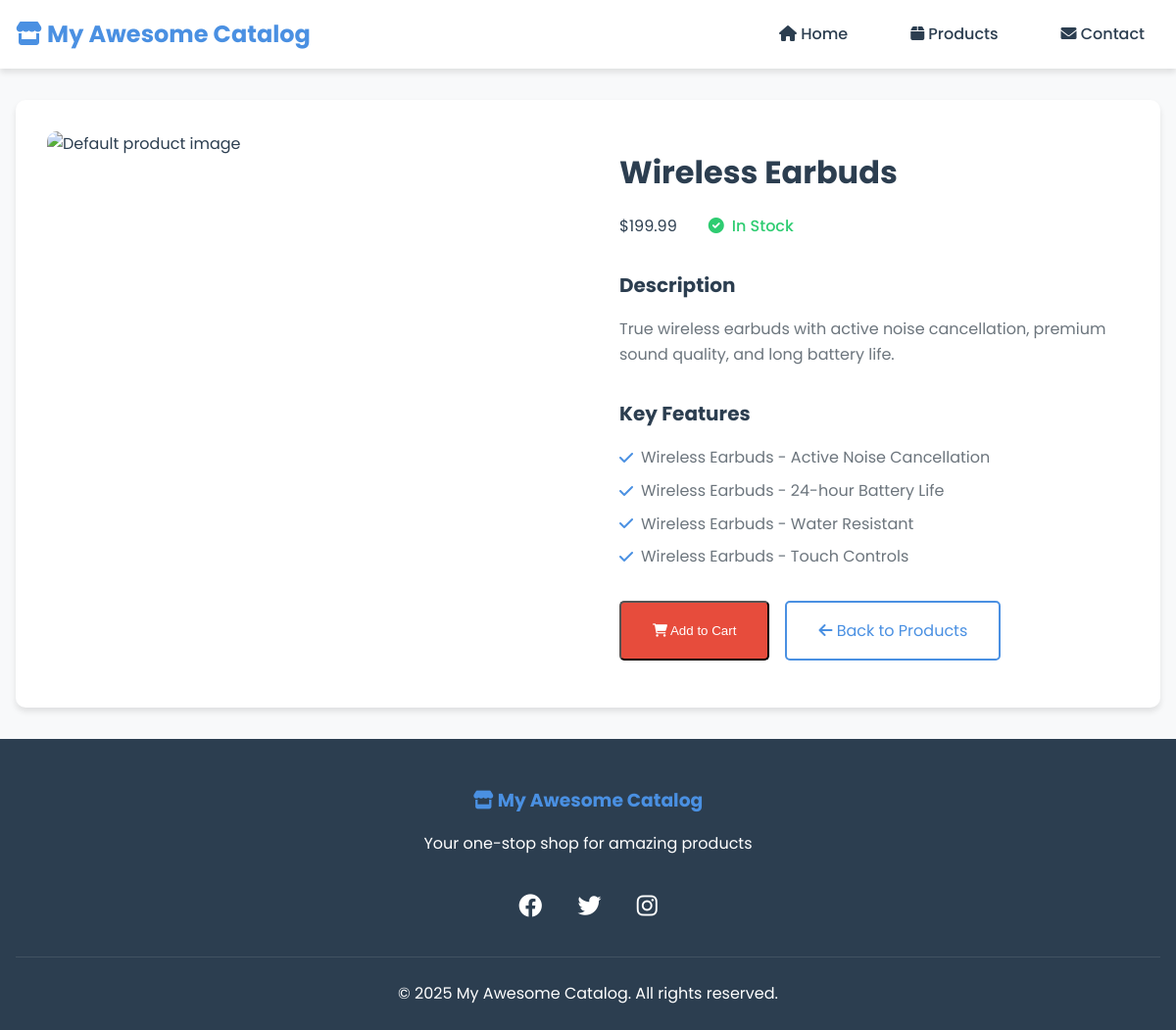
Screenshot of /product/2/ with the database file from the repository.
### catalog/models.py (models this page shows, shortened)
class Product(models.Model):
    name = models.CharField(max_length=200)
    description = models.TextField()
    price = models.DecimalField(max_digits=10, decimal_places=2, validators=[MinValueValidator(0)])
    image = models.ImageField(upload_to='products/', null=True, blank=True)
    in_stock = models.BooleanField(default=True)
    created_at = models.DateTimeField(auto_now_add=True)
    updated_at = models.DateTimeField(auto_now=True)
    category = models.CharField(max_length=100, choices=[
        ('electronics', 'Electronics'),
        ('clothing', 'Clothing'),
        ('books', 'Books'),
        ('home', 'Home & Living'),
        ('sports', 'Sports & Outdoors'),
    ])
    class Meta:
        ordering = ['-created_at']

class ProductFeature(models.Model):
    product = models.ForeignKey(Product, related_name='features', on_delete=models.CASCADE)
    feature = models.CharField(max_length=200)
    def __str__(self):
        return f"{self.product.name} - {self.feature}"

### catalog/views.py (the view)
# urls.py: path('product/<int:product_id>/', views.product_detail, name='product_detail'),
def product_detail(request, product_id):
    product = get_object_or_404(Product, id=product_id)
    related_products = Product.objects.filter(category=product.category).exclude(id=product_id)[:3]
    context = {
        'product': product,
        'related_products': related_products
    }
    return render(request, 'catalog/product_detail.html', context)

### catalog/templates/catalog/product_detail.html (shortened to what this page needs)
{% load static %}
<!DOCTYPE html>
<html lang="en">
<head>
    <link rel="stylesheet" href="https://cdnjs.cloudflare.com/ajax/libs/font-awesome/6.0.0/css/all.min.css">
    <link rel="stylesheet" type="text/css" href="{% static 'catalog/css/style.css' %}">
</head>
<body>
    <header class="header">
        <div class="header-content">
            <h1><i class="fas fa-store"></i> My Awesome Catalog</h1>
            <nav class="main-nav">
                <ul>
                    <li><a href="/"><i class="fas fa-home"></i> Home</a></li>
                    <li><a href="/product/"><i class="fas fa-box"></i> Products</a></li>
                    <li><a href="/contact/"><i class="fas fa-envelope"></i> Contact</a></li>
                </ul>
            </nav>
        </div>
    </header>
    <main class="container">
        <div class="product-detail">
            <div class="product-detail-image">
                {% if product.image %}
                <img src="{{ product.image.url }}" alt="{{ product.name }}">
                {% else %}
                <img src="{% static 'catalog/images/default-product.jpg' %}" alt="Default product image">
                {% endif %}
            </div>
            <div class="product-detail-info">
                <h2>{{ product.name }}</h2>
                <div class="product-meta">
                    <span class="price">${{ product.price }}</span>
                    <span class="stock {% if product.in_stock %}in-stock{% else %}out-of-stock{% endif %}">
                        <i class="fas {% if product.in_stock %}fa-check-circle{% else %}fa-times-circle{% endif %}"></i>
                        {% if product.in_stock %}In Stock{% else %}Out of Stock{% endif %}
                    </span>
                </div>
                <div class="product-description">
                    <h3>Description</h3>
                    <p>{{ product.description }}</p>
                </div>
                <div class="product-features">
                    <h3>Key Features</h3>
                    <ul>
                        {% for feature in product.features.all %}
                        <li><i class="fas fa-check"></i> {{ feature }}</li>
                        {% endfor %}
                    </ul>
                </div>
                <div class="product-actions">
                    {% if product.in_stock %}
                    <button class="cta-button"><i class="fas fa-shopping-cart"></i> Add to Cart</button>
                    {% endif %}
                    <a href="/product/" class="secondary-button"><i class="fas fa-arrow-left"></i> Back to Products</a>
                </div>
            </div>
        </div>
    </main>
    <footer class="footer">
        <div class="footer-content">
            <div class="footer-info">
                <h3><i class="fas fa-store"></i> My Awesome Catalog</h3>
                <p>Your one-stop shop for amazing products</p>
            </div>
            <div class="footer-social">
                <a href="#"><i class="fab fa-facebook"></i></a>
                <a href="#"><i class="fab fa-twitter"></i></a>
                <a href="#"><i class="fab fa-instagram"></i></a>
            </div>
            <div class="footer-bottom">
                <p>&copy; 2025 My Awesome Catalog. All rights reserved.</p>
            </div>
        </div>
    </footer>
</body>
</html>

### catalog/static/catalog/css/style.css (style rules this page uses)
:root { --primary-color: #4a90e2; --secondary-color: #2c3e50; --accent-color: #e74c3c; --background-color: #f8f9fa; --text-color: #2c3e50; --text-light: #6c757d; --white: #ffffff; --shadow: 0 4px 6px rgba(0, 0, 0, 0.1); --transition: all 0.3s ease; }
* { margin: 0; padding: 0; box-sizing: border-box; }
body { font-family: 'Poppins', sans-serif; line-height: 1.6; color: var(--text-color); background-color: var(--background-color); }
.header { background-color: var(--white); box-shadow: var(--shadow); position: sticky; top: 0; z-index: 1000; }
.header-content { max-width: 1200px; margin: 0 auto; padding: 1rem; display: flex; justify-content: space-between; align-items: center; }
.header h1 { font-size: 1.5rem; color: var(--primary-color); }
.main-nav ul { display: flex; gap: 2rem; list-style: none; }
.main-nav a { text-decoration: none; color: var(--text-color); font-weight: 500; padding: 0.5rem 1rem; border-radius: 4px; transition: var(--transition); }
.container { max-width: 1200px; margin: 2rem auto; padding: 0 1rem; }
.cta-button { display: inline-block; padding: 1rem 2rem; background-color: var(--accent-color); color: var(--white); text-decoration: none; border-radius: 5px; transition: var(--transition); }
.in-stock { color: #2ecc71; }
.footer { background-color: var(--secondary-color); color: var(--white); padding: 3rem 0 1.5rem; }
.footer-content { max-width: 1200px; margin: 0 auto; padding: 0 1rem; text-align: center; }
.footer-info { margin-bottom: 2rem; }
.footer-info h3 { color: var(--primary-color); margin-bottom: 1rem; }
.footer-social { margin-bottom: 2rem; }
.footer-social a { color: var(--white); font-size: 1.5rem; margin: 0 1rem; transition: var(--transition); }
.footer-bottom { padding-top: 1.5rem; border-top: 1px solid rgba(255, 255, 255, 0.1); }
.product-detail { display: grid; grid-template-columns: 1fr 1fr; gap: 2rem; background: var(--white); border-radius: 10px; box-shadow: var(--shadow); overflow: hidden; padding: 2rem; }
.product-detail-image { position: relative; border-radius: 10px; overflow: hidden; }
.product-detail-image img { width: 100%; height: 100%; object-fit: cover; transition: var(--transition); }
.product-detail-info { padding: 1rem; }
.product-detail-info h2 { font-size: 2rem; color: var(--secondary-color); margin-bottom: 1rem; }
.product-meta { display: flex; align-items: center; gap: 2rem; margin-bottom: 2rem; }
.stock { display: flex; align-items: center; gap: 0.5rem; font-weight: 500; }
.product-description { margin-bottom: 2rem; }
.product-description h3 { font-size: 1.25rem; color: var(--secondary-color); margin-bottom: 1rem; }
.product-description p { color: var(--text-light); line-height: 1.6; }
.product-features { margin-bottom: 2rem; }
.product-features h3 { font-size: 1.25rem; color: var(--secondary-color); margin-bottom: 1rem; }
.product-features ul { list-style: none; padding: 0; }
.product-features li { display: flex; align-items: center; gap: 0.5rem; color: var(--text-light); margin-bottom: 0.5rem; }
.product-features i { color: var(--primary-color); }
.product-actions { display: flex; gap: 1rem; }
.secondary-button { display: inline-block; padding: 1rem 2rem; background-color: transparent; color: var(--primary-color); text-decoration: none; border: 2px solid var(--primary-color); border-radius: 5px; transition: var(--transition); }

### rows the page displays
Product: name "Wireless Earbuds", price "199.99", description "True wireless earbuds with active noise cancellation, premium sound quality, and long battery life."
ProductFeature: product+feature "Wireless Earbuds - Active Noise Cancellation"
ProductFeature: product+feature "Wireless Earbuds - 24-hour Battery Life"
ProductFeature: product+feature "Wireless Earbuds - Water Resistant"
ProductFeature: product+feature "Wireless Earbuds - Touch Controls"
